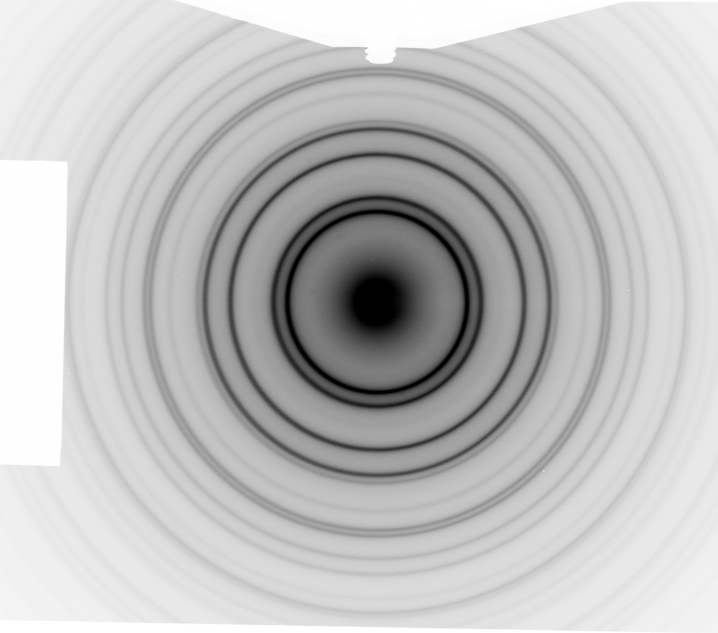
#> input picture tem/Ni-Calibration.jpg, 1436 x 1266 px (shown at 1/2 size)
$ jupyter execute tem.ipynb   (shell and % lines are left out)
#> lines starting #> are read from the running program, lines starting #| are printed output that depends on the picture
[cell 1]
%pylab inline

[cell 2]
from skimage.io import imread
from skimage.io import imsave

[cell 3]
ni = imread('./Ni-Calibration.jpg')
#> ni is the input picture: shape (1266, 1436); min 0, max 255, mean 192.5

niIntensity = ni[:,754]
#> niIntensity = 1266 values, max 255 at index 3, min 0 at index 422, mean 143.7

niIntensity = list(map(lambda x: 255 - x, niIntensity))
#> niIntensity = 1266 values, max 255 at index 422, min 0 at index 3, mean 111.3

[cell 4]
plt.plot(niIntensity)
xlabel('Pixel')
ylabel('255 - Intenzitás')

savefig('./kalib.png')
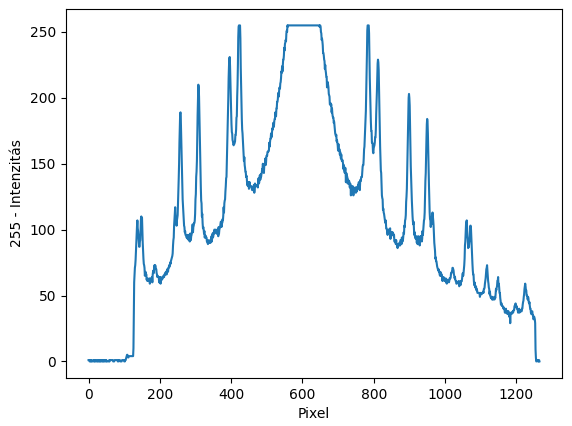
#> figure drawn by matplotlib, 1 panel; curve peaks at x = 422, y = 255

[cell 5]
fr = 500
to = 710
plt.plot(np.arange(fr, to, step=1), niIntensity[fr:to])
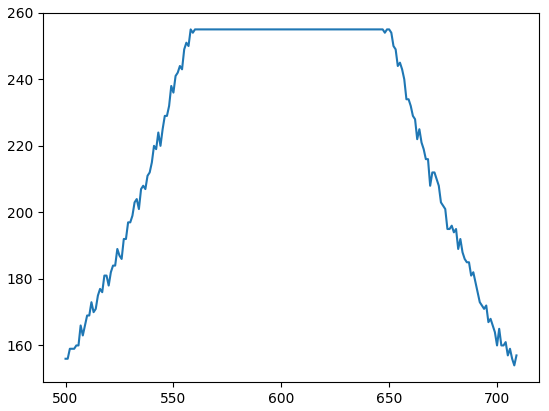
#> figure drawn by matplotlib, 1 panel; curve peaks at x = 558, y = 255

[cell 6]
def gaussPlusB(x, A, mu, sigma, B):
    return A*np.exp(-(x - mu)**2 / 2*sigma**2 ) + B

from scipy.optimize import curve_fit

fr = 500
to = 710

popt, pcov = curve_fit(gaussPlusB, np.arange(fr, to, step=1), niIntensity[fr:to],
                       p0 = [160.1, 600, 0.10, 130.])
#> popt = [2586.8, 604, 0.00291, -2324.3]; pcov = [[30125339.4, 46.67, -17.26, -30128124.4], [46.67, 0.124, -2.66e-05, -46.68], [-17.26, -2.66e-05, 9.89e-06, 17.27], [-30128124.4, -46.68, 17.27, 30130910.2]]
perr = diag(sqrt(pcov))
#> perr = [5488.7, 0.351, 0.00315, 5489.2]

print('Illesztés: ', popt, '\nHiba: ', perr)
#| Illesztés:  [ 2.58677698e+03  6.04001003e+02  2.90776599e-03 -2.32427076e+03]
#| Hiba:  [5.48865552e+03 3.51462958e-01 3.14558483e-03 5.48916298e+03]

plt.plot(np.arange(fr, to, step=1), niIntensity[fr:to])
plt.plot(np.arange(-fr, 2*to, step=0.1), gaussPlusB(np.arange(-fr, 2*to, step=0.1), *popt))
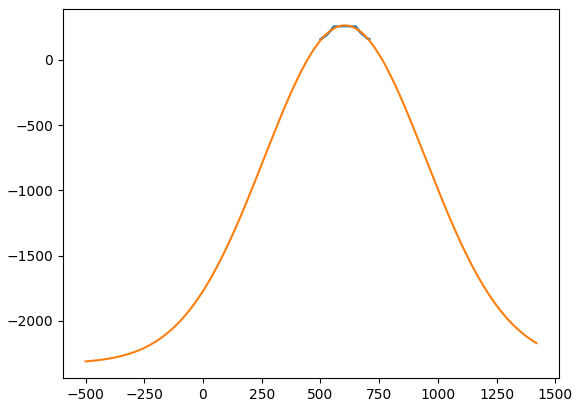
#> figure drawn by matplotlib, 1 panel; curve peaks at x = 558, y = 255; curve peaks at x = 604, y = 262.5

[cell 7]
d = np.array([2.037180, 1.76425, 1.24751, 1.06388])
R = [180.62, 208.23, 295.36, 346.16]
Rerr = [0.13, 0.1, 0.07, 0.12]

plt.plot(1./d, R, 'ro')

def egyenes(x, a):
    return a*x

popt, pcov = curve_fit(egyenes, 1./d, R)
perr = sqrt(diag(pcov))

print('Egyenes illesztve: ', popt, '\nHiba:', perr)

plt.plot(np.arange(0.3, 1, step=0.01), egyenes(np.arange(0.3, 1, step=0.01), *popt))

xlabel('1/d [1/A]')
ylabel('Sugár [pixel]')

savefig('./kalib_egyenes.png')
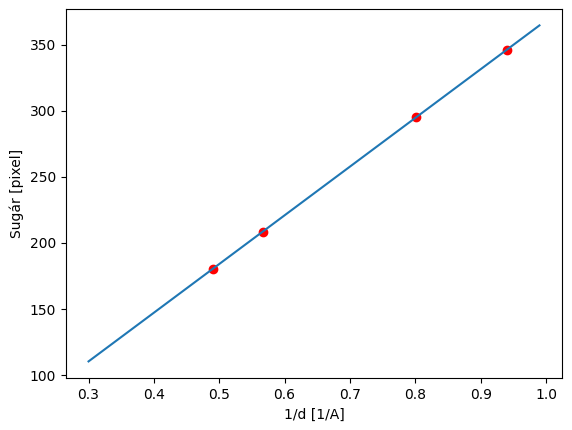
#> figure drawn by matplotlib, 1 panel; curve peaks at x = 0.99, y = 364.5

$ run again, with tem/Si_Olar_betuzott.jpg copied over tem/Ni-Calibration.jpg
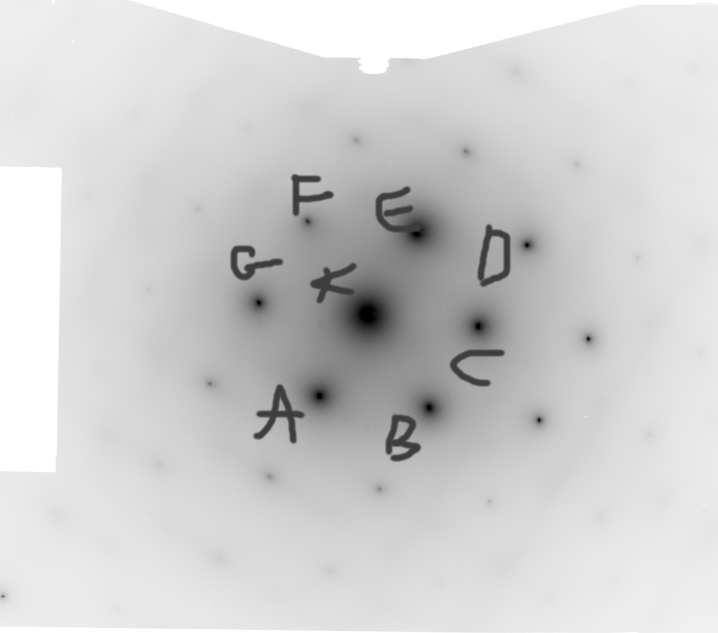
#> input picture tem/Si_Olar_betuzott.jpg, 1436 x 1266 px (shown at 1/2 size)
#> ni is the input picture: shape (1266, 1436); min 0, max 255, mean 207.9
#> `niIntensity = ni[:,754]`: niIntensity = 1266 values, max 255 at index 0, min 22 at index 630, mean 174.9
#> `niIntensity = list(map(lambda x: 255 - x, niIntensity))`: niIntensity = 1266 values, max 233 at index 630, min 0 at index 0, mean 80.1
#> `[cell 5] fr = 500 to = 710 plt.plot(np.arange(fr, to, step=1), niInten..`:
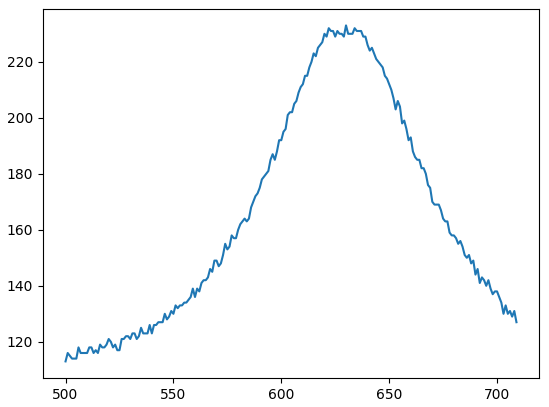
#> figure drawn by matplotlib, 1 panel; curve peaks at x = 630, y = 233
#> popt = [110, 629.4, 0.0286, 119.5]; pcov = [[0.288, -0.003, -1.37e-05, -0.139], [-0.003, 0.0243, 6.91e-07, 0.00316], [-1.37e-05, 6.91e-07, 3.64e-08, 5.94e-05], [-0.139, 0.00316, 5.94e-05, 0.18]]
#> perr = [0.536, 0.156, 0.000191, 0.425]
#| Illesztés:  [1.09985401e+02 6.29418997e+02 2.86205634e-02 1.19456124e+02]
#| Hiba:  [5.36226333e-01 1.55888124e-01 1.90718993e-04 4.24527566e-01]
#> `[cell 6] def gaussPlusB(x, A, mu, sigma, B): return A*np.exp(-(x - mu)..`:
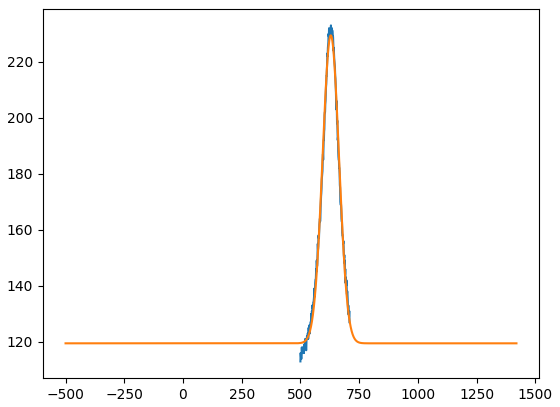
#> figure drawn by matplotlib, 1 panel; curve peaks at x = 630, y = 233; curve peaks at x = 629.4, y = 229.4
